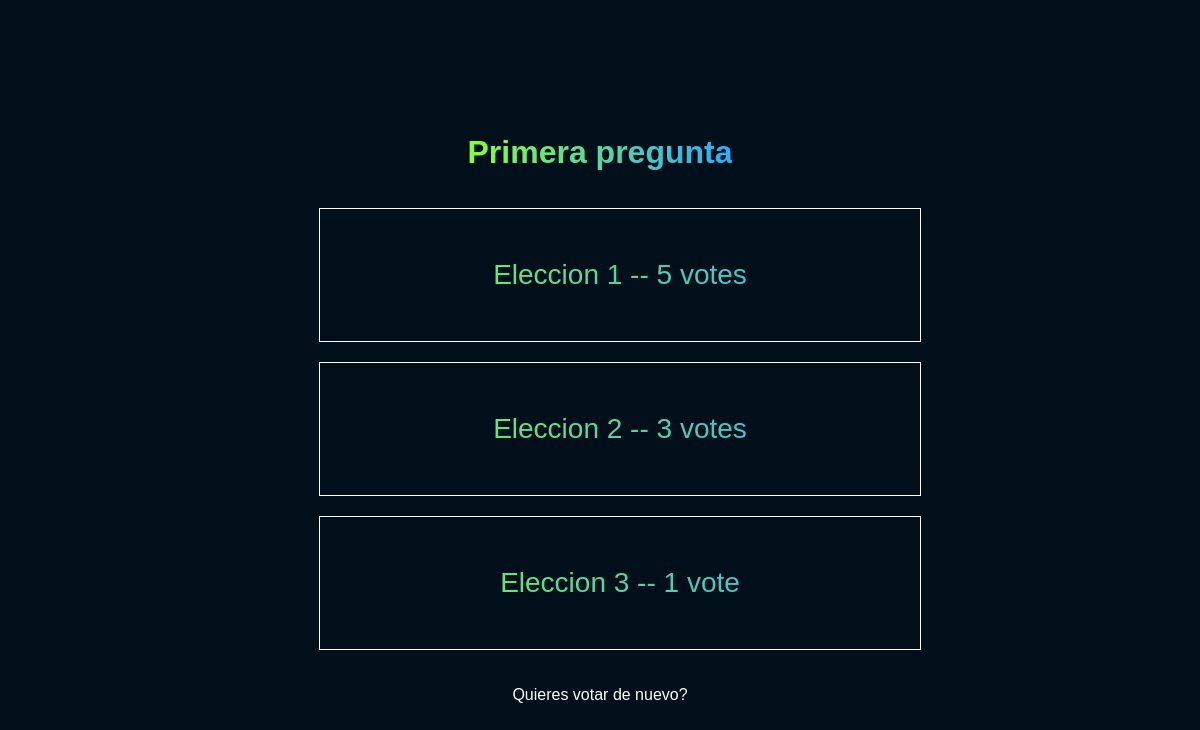
Page /polls/1/results/ on the committed database.
### polls/models.py (models this page shows, shortened)
class Question(models.Model):
    question_text = models.CharField(max_length=200)
    pub_date = models.DateTimeField("date published")

class Choice(models.Model):
    question = models.ForeignKey(Question, on_delete=models.CASCADE)
    choice_text = models.CharField(max_length=200)
    votes = models.IntegerField(default=0)

### polls/views.py (the view)
# urls.py: path('<int:pk>/results/', views.ResultView.as_view(), name='results'),
class ResultView(generic.DetailView):
    model = Question
    template_name = "polls/results.html"

### polls/templates/polls/results.html (shortened to what this page needs)
{% load static %}
<!DOCTYPE html>
<html lang="en">
<head>
  <link rel="stylesheet" href="{% static 'polls/styles.css' %}">
  <link rel="stylesheet" href="{% static 'polls/result.css' %}">
</head>
<body>
  <h1>{{ question.question_text }}</h1>
  <ul>
    {% for choice in question.choice_set.all  %}
      <li>{{ choice.choice_text }} -- {{ choice.votes }} vote{{ choice.votes|pluralize }}</li>
    {% endfor %}
  </ul>
  <a href="{% url 'polls:detail' question.id %}">Quieres votar de nuevo?</a>
</body>
</html>

### polls/static/polls/styles.css (style rules this page uses)
body, header, ul, li, footer { align-items: center; display: flex; justify-content: center; }
header, ul { background: linear-gradient( to right, hsl(98, 100%, 62%), hsl(204, 100%, 59%) ); -webkit-background-clip: text; -webkit-text-fill-color: transparent; text-align: center; }
body { background: hsl(204, 100%, 5%); flex-direction: column; font-family: Arial, Helvetica, sans-serif; height: 100vh; }
ul { flex-direction: column; }
li { border: 1px solid white; font-size: 28px; margin-bottom: 20px; padding: 50px; width: 500px; }
a { color: white; text-decoration: none; }

### polls/static/polls/result.css (style rules this page uses)
body { display: flex; align-items: center; justify-content: center; flex-direction: column; font-family: Arial, Helvetica, sans-serif; }
h1 { background: linear-gradient( to right, hsl(98 100% 62%), hsl(204 100% 59%) ); -webkit-background-clip: text; -webkit-text-fill-color: transparent; text-align: center; }

### rows in the picture
Question: question_text "Primera pregunta"
Choice: choice_text "Eleccion 1", votes "5"
Choice: choice_text "Eleccion 2", votes "3"
Choice: choice_text "Eleccion 3", votes "1"
